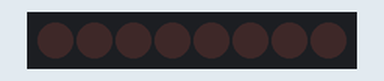
This sketch was run on a simulated Arduino Uno, built with avr-gcc and run on an emulated ATmega328P. Shown: 8 shift-register outputs drawn as a row of LEDs (first output left, lit = HIGH). Wiring (inferred from the names in the program): shift register (74HC595): data pin 12; shift clock pin 13; latch pin 11. Wiring (inferred from the signals the program sends): row of LEDs: on Q0, Q1, Q2, Q3, Q4, Q5, Q6, Q7.

Above: at 0.05 s.
At 0.45 s:
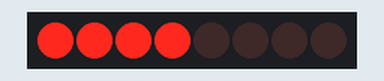
At 0.75 s:
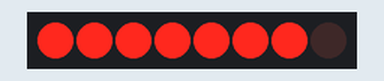
At 1.45 s:
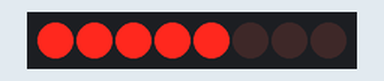
At 2.15 s:
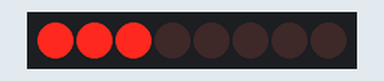
At 2.85 s:
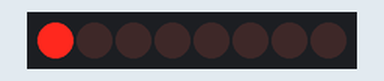
Timing chart, 0 to 3.1 s (numbered marks = the images above):
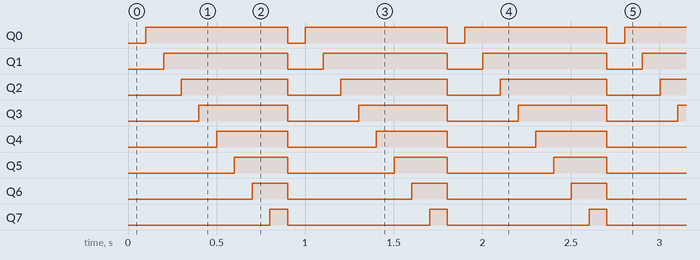

The sketch:

arduino_74hc595_shift_register.ino
```cpp
// 74HC595 shift register

int latchPin = 11;
int clockPin = 13;
int dataPin  = 12;

byte leds = 0;

void setup() {
  pinMode(latchPin, OUTPUT);
  pinMode(clockPin, OUTPUT);
  pinMode(dataPin, OUTPUT);

}

void loop() {
  leds = 0;
  updateShiftRegister();
  delay(100);
  for(int i = 0; i<8; i++){
    bitSet(leds, i);
    updateShiftRegister();
    delay(100);
  }
}

void updateShiftRegister(){
  digitalWrite(latchPin, LOW);
  shiftOut(dataPin, clockPin, MSBFIRST, leds);
  digitalWrite(latchPin, HIGH);
}
```

Measured:
- by itself, Q0: alternates HIGH for 0.80 s and LOW for 0.10 s
- by itself, Q1: alternates HIGH for 0.70 s and LOW for 0.20 s
- by itself, Q2: alternates HIGH for 0.60 s and LOW for 0.30 s
- by itself, Q3: alternates HIGH for 0.50 s and LOW for 0.40 s
- by itself, Q4: alternates HIGH for 0.40 s and LOW for 0.50 s
- by itself, Q5: alternates HIGH for 0.30 s and LOW for 0.60 s
- by itself, Q6: alternates HIGH for 0.20 s and LOW for 0.70 s
- by itself, Q7: alternates HIGH for 0.10 s and LOW for 0.80 s
